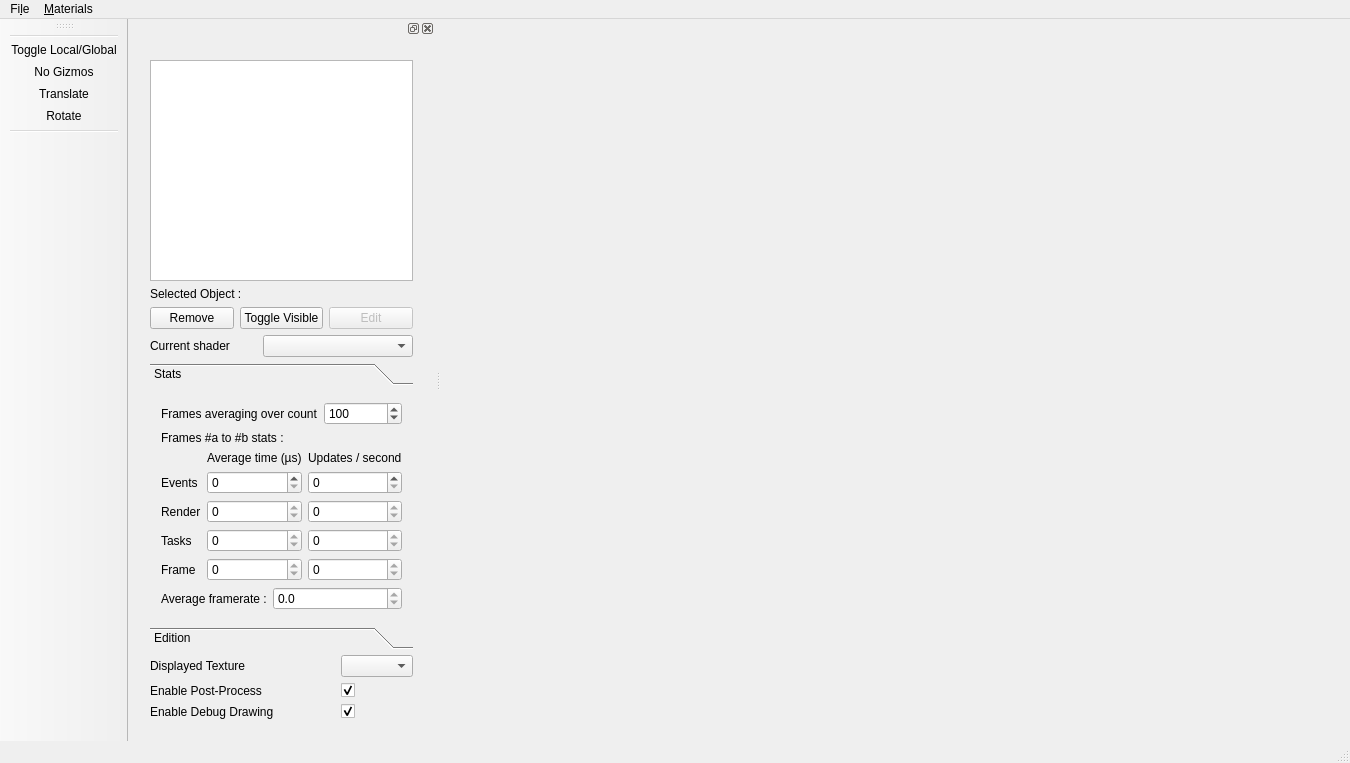
<?xml version="1.0" encoding="UTF-8"?>
<ui version="4.0">
 <class>MainWindow</class>
 <widget class="QMainWindow" name="MainWindow">
  <property name="geometry">
   <rect>
    <x>0</x>
    <y>0</y>
    <width>1350</width>
    <height>763</height>
   </rect>
  </property>
  <property name="sizePolicy">
   <sizepolicy hsizetype="Preferred" vsizetype="Preferred">
    <horstretch>0</horstretch>
    <verstretch>0</verstretch>
   </sizepolicy>
  </property>
  <property name="windowTitle">
   <string>MainWindow</string>
  </property>
  <widget class="QWidget" name="centralWidget">
   <layout class="QGridLayout" name="gridLayout_2">
    <item row="0" column="0">
     <widget class="Ra::Gui::Viewer" name="m_viewer" native="true">
      <property name="minimumSize">
       <size>
        <width>800</width>
        <height>600</height>
       </size>
      </property>
     </widget>
    </item>
   </layout>
  </widget>
  <widget class="QStatusBar" name="_statusBar"/>
  <widget class="QMenuBar" name="menuBar">
   <property name="geometry">
    <rect>
     <x>0</x>
     <y>0</y>
     <width>1350</width>
     <height>19</height>
    </rect>
   </property>
   <widget class="QMenu" name="menuFILE">
    <property name="title">
     <string>Fi&amp;le</string>
    </property>
    <addaction name="actionOpenMesh"/>
    <addaction name="separator"/>
    <addaction name="actionExit"/>
   </widget>
   <widget class="QMenu" name="menuMisc">
    <property name="title">
     <string>&amp;Materials</string>
    </property>
    <addaction name="actionReload_Shaders"/>
    <addaction name="actionOpen_Material_Editor"/>
   </widget>
   <addaction name="menuFILE"/>
   <addaction name="menuMisc"/>
  </widget>
  <widget class="QDockWidget" name="dockWidget">
   <attribute name="dockWidgetArea">
    <number>1</number>
   </attribute>
   <widget class="QWidget" name="dockWidgetContents">
    <layout class="QGridLayout" name="gridLayout">
     <item row="0" column="0">
      <widget class="QWidget" name="widget" native="true">
       <layout class="QVBoxLayout" name="verticalLayout_3">
        <item>
         <layout class="QVBoxLayout" name="verticalLayout_2">
          <item>
           <layout class="QVBoxLayout" name="verticalLayout_4">
            <item>
             <widget class="QTreeView" name="m_entitiesTreeView">
              <property name="editTriggers">
               <set>QAbstractItemView::NoEditTriggers</set>
              </property>
              <property name="textElideMode">
               <enum>Qt::ElideRight</enum>
              </property>
             </widget>
            </item>
            <item>
             <layout class="QHBoxLayout" name="selectionLayout">
              <item>
               <widget class="QLabel" name="label_selected">
                <property name="text">
                 <string>Selected Object :</string>
                </property>
               </widget>
              </item>
              <item>
               <widget class="QLabel" name="m_selectedItemName">
                <property name="text">
                 <string/>
                </property>
               </widget>
              </item>
             </layout>
            </item>
            <item>
             <layout class="QHBoxLayout" name="horizontalLayout">
              <item>
               <widget class="QPushButton" name="m_removeEntityButton">
                <property name="text">
                 <string>Remove</string>
                </property>
               </widget>
              </item>
              <item>
               <widget class="QPushButton" name="m_toggleRenderObjectButton">
                <property name="text">
                 <string>Toggle Visible</string>
                </property>
               </widget>
              </item>
              <item>
               <widget class="QPushButton" name="m_editRenderObjectButton">
                <property name="enabled">
                 <bool>false</bool>
                </property>
                <property name="text">
                 <string>Edit</string>
                </property>
               </widget>
              </item>
             </layout>
            </item>
           </layout>
          </item>
          <item>
           <layout class="QHBoxLayout" name="shaderLayout">
            <item>
             <widget class="QLabel" name="label">
              <property name="text">
               <string>Current shader</string>
              </property>
             </widget>
            </item>
            <item>
             <widget class="QComboBox" name="m_currentShaderBox">
              <item>
               <property name="text">
                <string/>
               </property>
              </item>
              <item>
               <property name="text">
                <string>Plain</string>
               </property>
              </item>
              <item>
               <property name="text">
                <string>BlinnPhongWireframe</string>
               </property>
              </item>
              <item>
               <property name="text">
                <string>BlinnPhong</string>
               </property>
              </item>
              <item>
               <property name="text">
                <string>Lines</string>
               </property>
              </item>
             </widget>
            </item>
           </layout>
          </item>
          <item>
           <widget class="QToolBox" name="toolBox">
            <property name="minimumSize">
             <size>
              <width>250</width>
              <height>0</height>
             </size>
            </property>
            <widget class="QWidget" name="tab_stats">
             <property name="geometry">
              <rect>
               <x>0</x>
               <y>0</y>
               <width>289</width>
               <height>232</height>
              </rect>
             </property>
             <attribute name="label">
              <string>Stats</string>
             </attribute>
             <layout class="QVBoxLayout" name="verticalLayout_10">
              <item>
               <layout class="QFormLayout" name="formLayout_6">
                <item row="0" column="0">
                 <widget class="QLabel" name="label_23">
                  <property name="text">
                   <string>Frames averaging over count</string>
                  </property>
                 </widget>
                </item>
                <item row="0" column="1">
                 <widget class="QSpinBox" name="m_avgFramesCount">
                  <property name="minimum">
                   <number>1</number>
                  </property>
                  <property name="maximum">
                   <number>1000</number>
                  </property>
                  <property name="singleStep">
                   <number>10</number>
                  </property>
                  <property name="value">
                   <number>100</number>
                  </property>
                 </widget>
                </item>
               </layout>
              </item>
              <item>
               <widget class="QLabel" name="m_frameA2BLabel">
                <property name="text">
                 <string>Frames #a to #b stats :</string>
                </property>
               </widget>
              </item>
              <item>
               <layout class="QGridLayout" name="gridLayout_6">
                <item row="2" column="0">
                 <widget class="QLabel" name="label_26">
                  <property name="text">
                   <string>Render</string>
                  </property>
                 </widget>
                </item>
                <item row="0" column="0">
                 <widget class="QLabel" name="label_25">
                  <property name="text">
                   <string/>
                  </property>
                 </widget>
                </item>
                <item row="3" column="0">
                 <widget class="QLabel" name="label_27">
                  <property name="text">
                   <string>Tasks</string>
                  </property>
                 </widget>
                </item>
                <item row="0" column="1">
                 <widget class="QLabel" name="label_29">
                  <property name="text">
                   <string>Average time (µs)</string>
                  </property>
                 </widget>
                </item>
                <item row="4" column="0">
                 <widget class="QLabel" name="label_28">
                  <property name="text">
                   <string>Frame</string>
                  </property>
                 </widget>
                </item>
                <item row="0" column="2">
                 <widget class="QLabel" name="label_30">
                  <property name="text">
                   <string>Updates / second</string>
                  </property>
                 </widget>
                </item>
                <item row="2" column="2">
                 <widget class="QSpinBox" name="m_renderUpdates">
                  <property name="readOnly">
                   <bool>true</bool>
                  </property>
                  <property name="maximum">
                   <number>100000000</number>
                  </property>
                 </widget>
                </item>
                <item row="3" column="2">
                 <widget class="QSpinBox" name="m_tasksUpdates">
                  <property name="readOnly">
                   <bool>true</bool>
                  </property>
                  <property name="maximum">
                   <number>100000000</number>
                  </property>
                 </widget>
                </item>
                <item row="4" column="2">
                 <widget class="QSpinBox" name="m_frameUpdates">
                  <property name="readOnly">
                   <bool>true</bool>
                  </property>
                  <property name="maximum">
                   <number>100000000</number>
                  </property>
                 </widget>
                </item>
                <item row="2" column="1">
                 <widget class="QSpinBox" name="m_renderTime">
                  <property name="readOnly">
                   <bool>true</bool>
                  </property>
                  <property name="maximum">
                   <number>100000000</number>
                  </property>
                 </widget>
                </item>
                <item row="3" column="1">
                 <widget class="QSpinBox" name="m_tasksTime">
                  <property name="readOnly">
                   <bool>true</bool>
                  </property>
                  <property name="maximum">
                   <number>100000000</number>
                  </property>
                 </widget>
                </item>
                <item row="4" column="1">
                 <widget class="QSpinBox" name="m_frameTime">
                  <property name="readOnly">
                   <bool>true</bool>
                  </property>
                  <property name="maximum">
                   <number>100000000</number>
                  </property>
                 </widget>
                </item>
                <item row="1" column="0">
                 <widget class="QLabel" name="label_4">
                  <property name="text">
                   <string>Events</string>
                  </property>
                 </widget>
                </item>
                <item row="1" column="1">
                 <widget class="QSpinBox" name="m_eventsTime">
                  <property name="maximum">
                   <number>100000000</number>
                  </property>
                 </widget>
                </item>
                <item row="1" column="2">
                 <widget class="QSpinBox" name="m_eventsUpdates">
                  <property name="maximum">
                   <number>100000000</number>
                  </property>
                 </widget>
                </item>
               </layout>
              </item>
              <item>
               <layout class="QFormLayout" name="formLayout_7">
                <item row="0" column="1">
                 <widget class="QDoubleSpinBox" name="m_avgFramerate">
                  <property name="readOnly">
                   <bool>true</bool>
                  </property>
                  <property name="decimals">
                   <number>1</number>
                  </property>
                  <property name="maximum">
                   <double>1000000.000000000000000</double>
                  </property>
                 </widget>
                </item>
                <item row="0" column="0">
                 <widget class="QLabel" name="label_24">
                  <property name="text">
                   <string>Average framerate :</string>
                  </property>
                 </widget>
                </item>
               </layout>
              </item>
             </layout>
            </widget>
            <widget class="Ra::Gui::TransformEditorWidget" name="tab_edition">
             <property name="geometry">
              <rect>
               <x>0</x>
               <y>0</y>
               <width>268</width>
               <height>222</height>
              </rect>
             </property>
             <attribute name="label">
              <string>Edition</string>
             </attribute>
            </widget>
           </widget>
          </item>
         </layout>
        </item>
        <item>
         <layout class="QGridLayout" name="gridLayout_3" rowstretch="0,0,0" columnstretch="1,0">
          <item row="0" column="0">
           <widget class="QLabel" name="label_2">
            <property name="text">
             <string>Displayed Texture</string>
            </property>
           </widget>
          </item>
          <item row="0" column="1">
           <widget class="QComboBox" name="m_displayedTextureCombo"/>
          </item>
          <item row="1" column="0">
           <widget class="QLabel" name="label_5">
            <property name="text">
             <string>Enable Post-Process</string>
            </property>
           </widget>
          </item>
          <item row="1" column="1">
           <widget class="QCheckBox" name="m_enablePostProcess">
            <property name="enabled">
             <bool>true</bool>
            </property>
            <property name="text">
             <string/>
            </property>
            <property name="checked">
             <bool>true</bool>
            </property>
            <property name="tristate">
             <bool>false</bool>
            </property>
           </widget>
          </item>
          <item row="2" column="0">
           <widget class="QLabel" name="label_6">
            <property name="text">
             <string>Enable Debug Drawing</string>
            </property>
           </widget>
          </item>
          <item row="2" column="1">
           <widget class="QCheckBox" name="m_enableDebugDraw">
            <property name="enabled">
             <bool>true</bool>
            </property>
            <property name="text">
             <string/>
            </property>
            <property name="checked">
             <bool>true</bool>
            </property>
            <property name="tristate">
             <bool>false</bool>
            </property>
           </widget>
          </item>
         </layout>
        </item>
       </layout>
      </widget>
     </item>
    </layout>
   </widget>
  </widget>
  <widget class="QToolBar" name="toolBar">
   <property name="windowTitle">
    <string>toolBar</string>
   </property>
   <attribute name="toolBarArea">
    <enum>LeftToolBarArea</enum>
   </attribute>
   <attribute name="toolBarBreak">
    <bool>false</bool>
   </attribute>
   <addaction name="separator"/>
   <addaction name="actionToggle_Local_Global"/>
   <addaction name="actionGizmoOff"/>
   <addaction name="actionGizmoTranslate"/>
   <addaction name="actionGizmoRotate"/>
   <addaction name="separator"/>
  </widget>
  <action name="actionOpenMesh">
   <property name="text">
    <string>&amp;Open...</string>
   </property>
   <property name="toolTip">
    <string>Open...</string>
   </property>
   <property name="shortcut">
    <string>Ctrl+O</string>
   </property>
  </action>
  <action name="actionExit">
   <property name="text">
    <string>&amp;Exit</string>
   </property>
   <property name="shortcut">
    <string>Ctrl+Q</string>
   </property>
  </action>
  <action name="actionReload_Shaders">
   <property name="text">
    <string>&amp;Reload Shaders</string>
   </property>
   <property name="shortcut">
    <string>Ctrl+R</string>
   </property>
  </action>
  <action name="actionGizmoTranslate">
   <property name="checkable">
    <bool>false</bool>
   </property>
   <property name="icon">
    <iconset>
     <normalon>:/Assets/Images/translate.png</normalon>
    </iconset>
   </property>
   <property name="text">
    <string>Translate</string>
   </property>
   <property name="toolTip">
    <string>Translate selected object</string>
   </property>
  </action>
  <action name="actionGizmoRotate">
   <property name="checkable">
    <bool>false</bool>
   </property>
   <property name="icon">
    <iconset>
     <normalon>:/Assets/Images/rotate.png</normalon>
    </iconset>
   </property>
   <property name="text">
    <string>Rotate</string>
   </property>
   <property name="toolTip">
    <string>Rotate selected object</string>
   </property>
  </action>
  <action name="actionToggle_Local_Global">
   <property name="checkable">
    <bool>true</bool>
   </property>
   <property name="icon">
    <iconset>
     <normalon>:/Assets/Images/gizmo.png</normalon>
    </iconset>
   </property>
   <property name="text">
    <string>Toggle Local/Global</string>
   </property>
   <property name="toolTip">
    <string>Changes the transform edition mode</string>
   </property>
  </action>
  <action name="actionGizmoOff">
   <property name="checkable">
    <bool>false</bool>
   </property>
   <property name="checked">
    <bool>false</bool>
   </property>
   <property name="icon">
    <iconset>
     <normalon>:/Assets/Images/select.png</normalon>
    </iconset>
   </property>
   <property name="text">
    <string>No Gizmos</string>
   </property>
   <property name="toolTip">
    <string>Disable transform gizmo.</string>
   </property>
  </action>
  <action name="actionOpen_Material_Editor">
   <property name="text">
    <string>Open &amp;Material Editor</string>
   </property>
   <property name="shortcut">
    <string>Alt+M</string>
   </property>
  </action>
 </widget>
 <layoutdefault spacing="6" margin="11"/>
 <customwidgets>
  <customwidget>
   <class>Ra::Gui::Viewer</class>
   <extends>QWidget</extends>
   <header>MainApplication/Viewer/Viewer.hpp</header>
   <container>1</container>
  </customwidget>
  <customwidget>
   <class>Ra::Gui::TransformEditorWidget</class>
   <extends>QWidget</extends>
   <header>MainApplication/Gui/TransformEditorWidget.hpp</header>
   <container>1</container>
  </customwidget>
 </customwidgets>
 <resources/>
 <connections>
  <connection>
   <sender>actionExit</sender>
   <signal>triggered()</signal>
   <receiver>MainWindow</receiver>
   <slot>close()</slot>
   <hints>
    <hint type="sourcelabel">
     <x>-1</x>
     <y>-1</y>
    </hint>
    <hint type="destinationlabel">
     <x>518</x>
     <y>373</y>
    </hint>
   </hints>
  </connection>
 </connections>
</ui>
